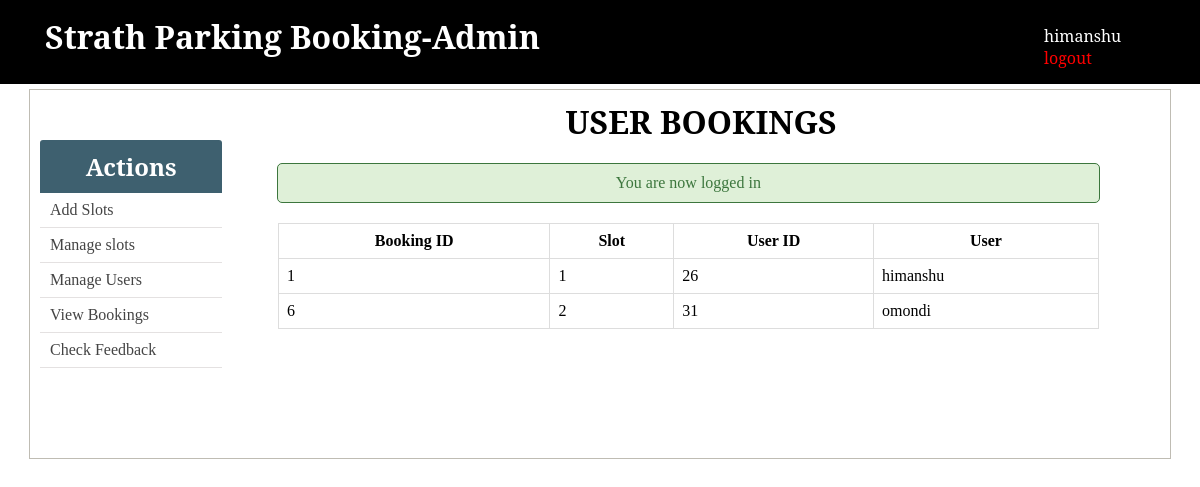
Screenshot of /admin/bookings.php (signed in) with the database file from the repository.
### tables this page shows
CREATE TABLE `bookings` (
  `ID` int(10) NOT NULL,
  `useri` int(10) NOT NULL,
  `usern` varchar(255) NOT NULL,
  `slot` int(10) NOT NULL,
  `start` timestamp NOT NULL DEFAULT CURRENT_TIMESTAMP
);

### admin/bookings.php (the view, shortened to what this page needs)
<?php  include('../config.php'); ?>
<?php
	$admins = getAdminUsers();
?>
<?php include(ROOT_PATH . '/admin/includes/head_section.php'); ?>
</head>
<body>
	<?php include(ROOT_PATH . '/admin/includes/navbar.php') ?>
	<div class="container content">
		<?php include(ROOT_PATH . '/admin/includes/menu.php') ?>
			<center><h1>USER BOOKINGS</h1></center>
		<div class="table-div"  style="width: 80%;">
			<?php include(ROOT_PATH . '/includes/messages.php') ?>
			<?php if (empty($admins)): ?>
				<h1>No Bookings in the database.</h1>
			<?php else: ?>
				<table class="table">
					<thead>
						<th>Booking ID</th>
						<th>Slot</th>
						<th>User ID</th>
							<th>User</th>
					</thead>
					<tbody>
					<?php
					$sql3 = "SELECT * FROM bookings ";
					$result3 = $conn->query($sql3);
				while($rec = $result3->fetch_assoc()): ?>
						<tr>
							<td><?php echo $rec['ID']; ?></td>
							<td>
								<?php echo $rec['slot']; ?>
							</td>
							<td><?php echo $rec['useri']; ?></td>
							<td><?php echo $rec['usern']; ?></td>
						</tr>
					<?php endwhile ?>
					</tbody>
				</table>
			<?php endif ?>
		</div>
	</div>
</body>
</html>

### static/css/admin_styling.css (style rules this page uses)
* { margin: 0px; padding: 0px; }
h1, h2, h3, h4, h5, h6 { font-family: 'Noto Serif', serif; }
table { border-collapse: collapse; width: 70%; margin: 20px auto; }
th, td { padding: 8px; text-align: left; border: 1px solid #ddd; }
th { text-align: center; }
.container { width: 95%; margin: 5px auto 50px; border: 1px solid #BFBCB3; padding: 10px 0px 50px; }
.container:after { content: ""; display: block; clear: both; }
.table-div { float: left; width: 47%; }
.table-div table { width: 90%; }

### rows the page displays
bookings: ID "1", slot "1", useri "26", usern "himanshu"
bookings: ID "6", slot "2", useri "31", usern "omondi"

### other values shown
$_SESSION['user']['username'] "himanshu"
$_SESSION['message'] "You are now logged in"
